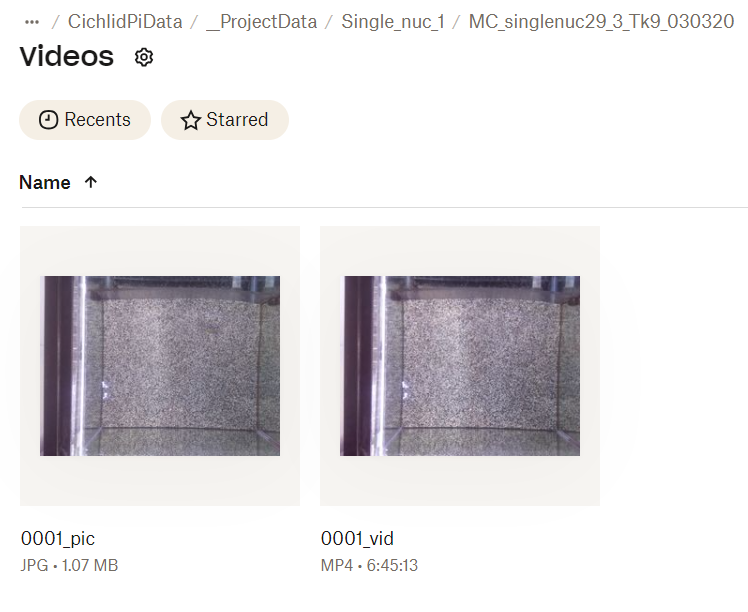
#> input picture documentation/dropbox_directory.png, 748 x 612 px
$ python image_augmentation.py documentation out
#> lines starting #> are read from the running program, lines starting #| are printed output that depends on the picture
from PIL import Image, ImageEnhance
import numpy as np
import os
import random
import argparse

"""
Image Augmentation Script

This script performs data augmentation on a dataset of images by applying random color transformations and
optionally converting the images to grayscale. The purpose is to enhance the dataset for training neural networks,
ensuring that the network does not rely on the color of the images to make predictions.

Usage:
    python image_augmentation.py input_folder output_folder --num_augmentations 5 --include_grayscale

Arguments:
    input_folder (str): Path to the input folder containing images.
    output_folder (str): Path to the output folder to save augmented images.
    --num_augmentations (int): Number of augmentations to perform per image (default is 5).
    --include_grayscale (flag): Include grayscale conversion of images if set.

Functions:
    parse_args(): Parses command-line arguments.
    random_color_augmentation(image): Applies random color transformations to an image.
    convert_to_grayscale(image): Converts an image to grayscale.
    augment_dataset(input_folder, output_folder, num_augmentations=5, include_grayscale=False):
        Augments the dataset with color transformations and optionally includes grayscale images.
"""

def parse_args():
    parser = argparse.ArgumentParser(description="Augment image dataset with color transformations and optional grayscale conversion.")
    parser.add_argument('input_folder', type=str, help="Path to the input folder containing images.")
    parser.add_argument('output_folder', type=str, help="Path to the output folder to save augmented images.")
    parser.add_argument('--num_augmentations', type=int, default=5, help="Number of augmentations to perform per image.")
    parser.add_argument('--seed', type=int, default=42, help="seed for random number generator.")
    parser.add_argument('--include_grayscale', action='store_true', help="Include grayscale conversion of images.")
    return parser.parse_args()

def random_color_augmentation(image):
    # Convert the image to HSV (Hue, Saturation, Value)
    image = image.convert('HSV')
    np_img = np.array(image)

    # Randomly adjust hue
    hue_shift = np.random.randint(-30, 30)
    np_img[..., 0] = (np_img[..., 0] + hue_shift) % 256

    # Randomly adjust saturation
    sat_factor = 0.5 + np.random.random()
    np_img[..., 1] = np.clip(np_img[..., 1] * sat_factor, 0, 255)

    # Randomly adjust value (brightness)
    val_factor = 0.5 + np.random.random()
    np_img[..., 2] = np.clip(np_img[..., 2] * val_factor, 0, 255)

    # Convert back to RGB
    image = Image.fromarray(np_img, 'HSV').convert('RGB')

    return image

def convert_to_grayscale(image):
    return image.convert('L').convert('RGB')

def augment_dataset(input_folder, output_folder, num_augmentations=5, include_grayscale=False, seed=42):
#> called with input_folder = 'documentation', output_folder = 'out', num_augmentations = 5, include_grayscale = False, seed = 42
    np.random.seed(seed)
    if not os.path.exists(output_folder):
        os.makedirs(output_folder)

    for filename in os.listdir(input_folder):
        if filename.endswith('.jpg') or filename.endswith('.png'):
            image_path = os.path.join(input_folder, filename)
            image = Image.open(image_path)
#> image is the input picture: PIL image 748x612 RGBA; mean R, G, B, A 227.6, 225.6, 227.3, 255

            # Save original image
            image.save(os.path.join(output_folder, filename))

            # Generate augmented images
            for i in range(num_augmentations):
                augmented_image = random_color_augmentation(image)
                new_filename = f"{os.path.splitext(filename)[0]}_aug_{i}{os.path.splitext(filename)[1]}"
                augmented_image.save(os.path.join(output_folder, new_filename))
#> this loop made 5 passes
#> pass 1, in random_color_augmentation, `image = Image.fromarray(np_img, 'HSV').convert('RGB')`:
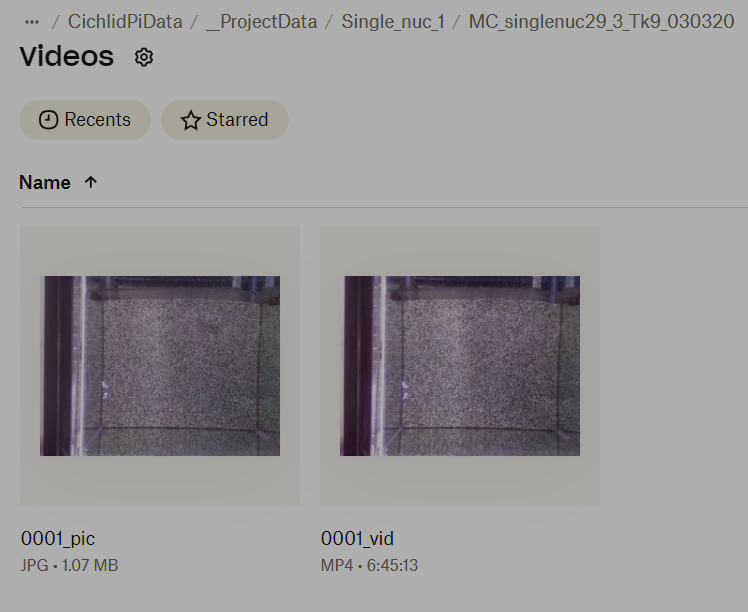
#> image: PIL image 748x612 RGB; mean R, G, B 155.2, 153.4, 154.7
#> after the loop:
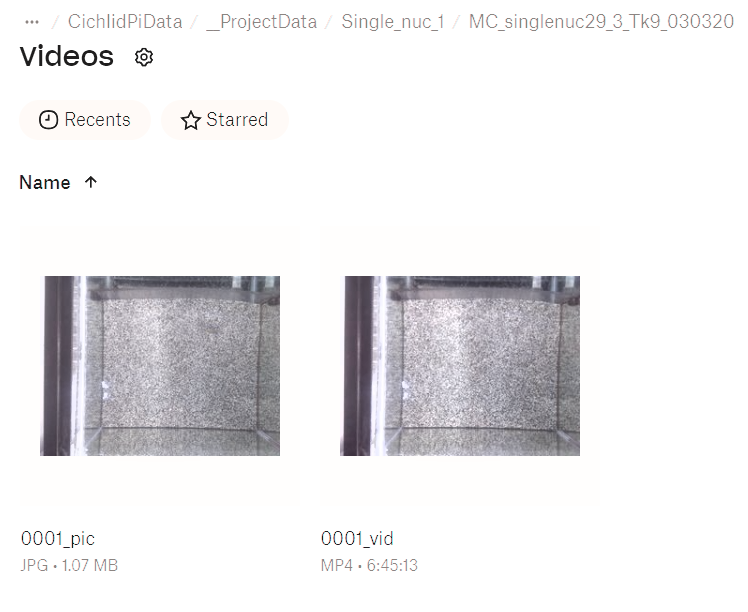
#> augmented_image: PIL image 748x612 RGB; mean R, G, B 235.4, 234.5, 235.8

            # Optionally, convert the image to grayscale and save it
            if include_grayscale:
                grayscale_image = convert_to_grayscale(image)
                gray_filename = f"{os.path.splitext(filename)[0]}_gray{os.path.splitext(filename)[1]}"
                grayscale_image.save(os.path.join(output_folder, gray_filename))
#> pass 2 of the loop in augment_dataset, `for filename in os.listdir(input_folder):`:
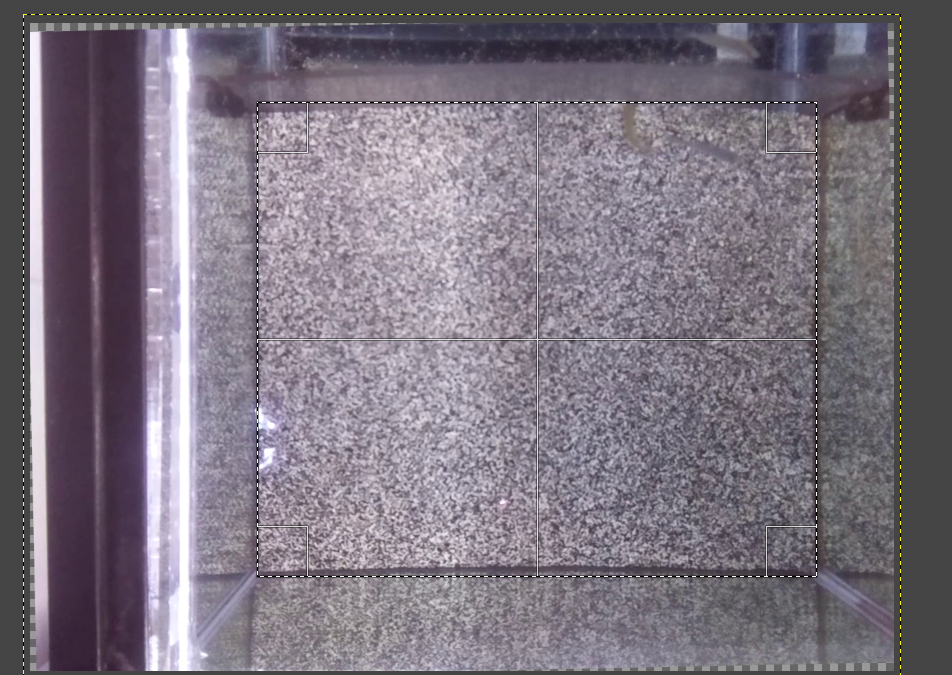
#> input picture documentation/example_cropping_region.png, 952 x 675 px
#> in augment_dataset, image is the input picture: PIL image 952x675 RGBA; mean R, G, B, A 123.5, 115.7, 126.7, 255
#> the loop in augment_dataset, `for i in range(num_augmentations):` made 5 passes
#> pass 1, in random_color_augmentation (call 6), `image = Image.fromarray(np_img, 'HSV').convert('RGB')`:
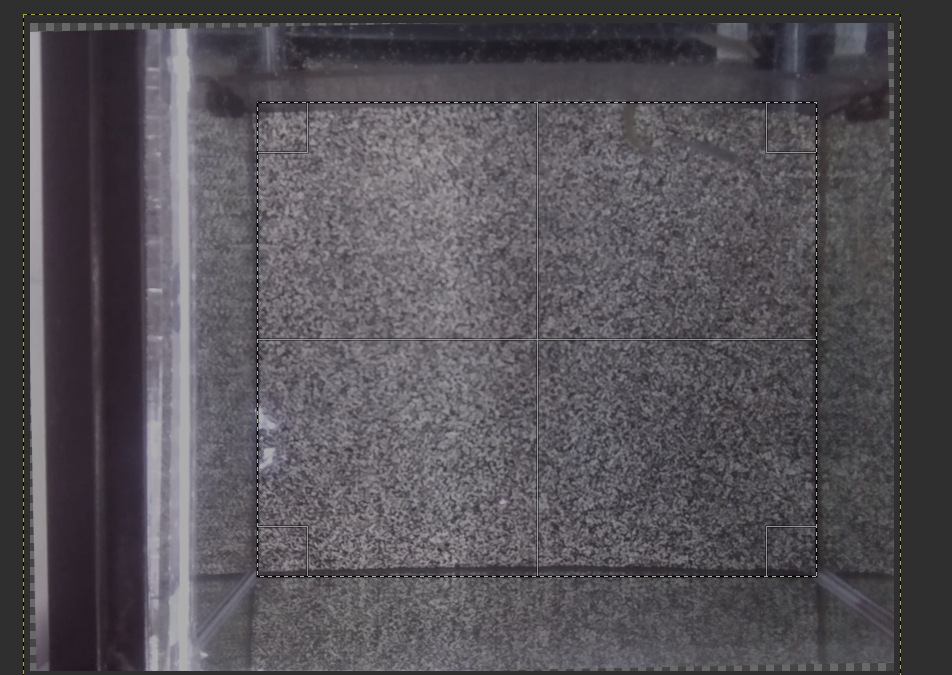
#> image: PIL image 952x675 RGB; mean R, G, B 84.5, 81.1, 86.2
#> after the loop in augment_dataset, `for i in range(num_augmentations):`:
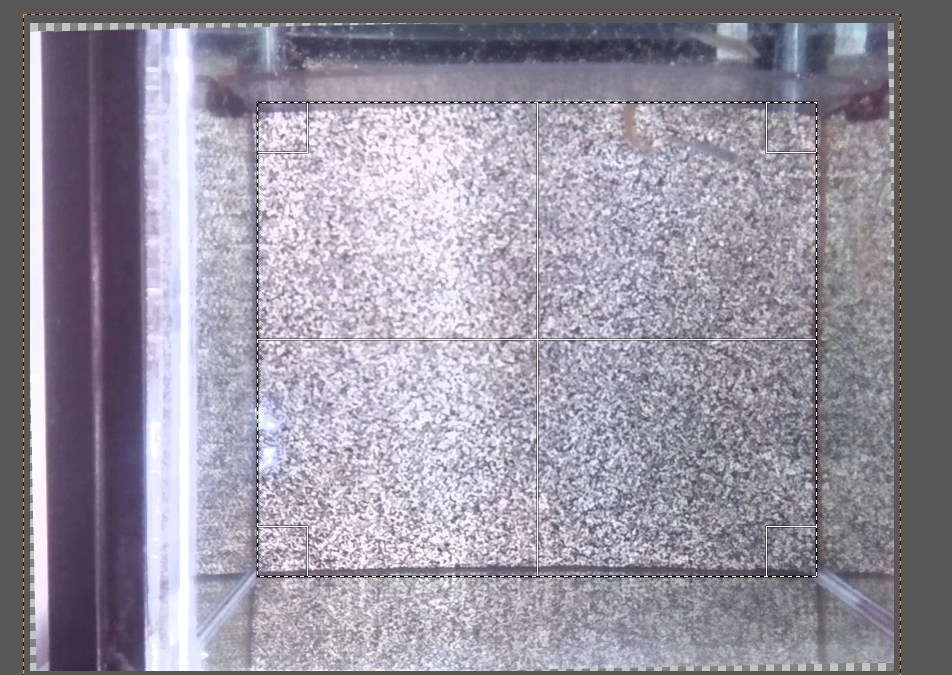
#> augmented_image: PIL image 952x675 RGB; mean R, G, B 151.4, 147.2, 160.3

if __name__ == '__main__':
    args = parse_args()
    augment_dataset(args.input_folder, args.output_folder, args.num_augmentations, args.include_grayscale)
